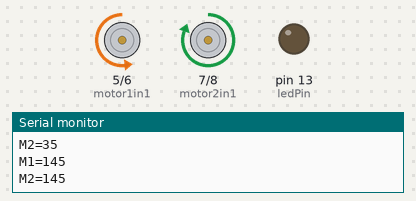
Simulated run of this sketch. Board: Arduino Uno, built with avr-gcc and run on an emulated ATmega328P. Parts: motor-driver pin pairs drawn as motors (green arrow = first pin HIGH = forward, orange = second pin HIGH = backward, longer = more drive), output pins drawn as LEDs (lit = HIGH), the last lines printed to the serial monitor.

Above: at 2.5 s.
At 7.5 s:
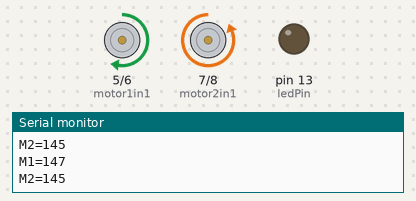
At 12.5 s:
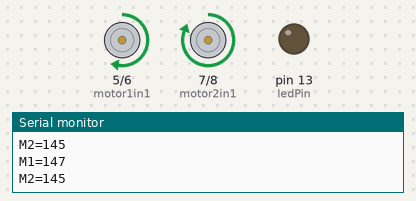
At 17.5 s:
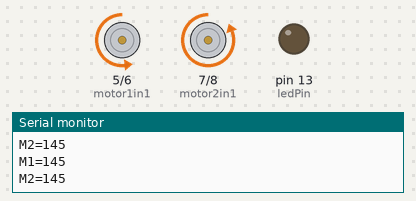
Timing chart, 0 to 26.0 s (numbered marks = the images above):
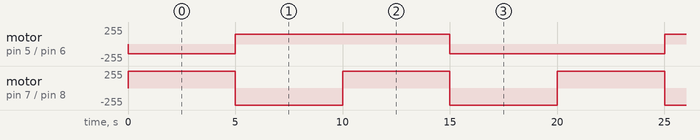

The sketch:

Part_2.ino
```cpp
// ── Pin Definitions ──────────────────────────────────────────────
const int ledPin    = LED_BUILTIN;

// motor pins
const int motor1in1 = 5;
const int motor1in2 = 6;
const int motor2in1 = 7;
const int motor2in2 = 8;

// encoder pins
const int enc1A = 2;
const int enc1B = 9;
const int enc2A = 3;
const int enc2B = 10;

// ── Set PWM here [-100, 100] ─────────────────────────────────────
int pwm1 = 0; //db is 15, -16, usable range is 240
int pwm2 = 0; //db is 19, -16
int db1f = 36;
int db1r = 40; //recheck db for reverse
int db2f = 35;
int db2r = 35;

// ── H-Bridge Control ──────────────────────────────────────────────
// sets motor 1 speed and direction based on pwm value
void setMotor1(int pwm) {
  pwm = constrain(pwm, -100, 100);
  if      (pwm >= 0) {
    pwm = ((float)((255 - db1f) * pwm/100)) + db1f; //calculates usable range according to db in forward direction
    analogWrite(motor1in2, (int)pwm);  // in2 = pwm
    analogWrite(motor1in1, 0);
    //digitalWrite(motor1in1, LOW);  // in1 = 0 for forward
    }

  else if (pwm < 0) {
    pwm = ((float)((255 - db1r) * (-pwm)/100)) + db1r; //calculates usable range according to db in forward direction
    //calculates usable range according to db in reverse direction
    //digitalWrite(motor1in2, LOW);  // in2 = 0
    analogWrite(motor1in2, 0);
    analogWrite(motor1in1, pwm); // in1 = pwm for reverse
    }

  else { digitalWrite(motor1in1, HIGH); digitalWrite(motor1in2, HIGH); } // else brake

  Serial.print("M1="); Serial.println((int)pwm);
}

// sets motor 2 speed and direction based on pwm value
void setMotor2(int pwm) {
  pwm = constrain(pwm, -100, 100);
  if      (pwm >= 0) {
    pwm = ((float)((255 - db2f) * pwm/100)) + db2f; //calculates usable range according to db in forward direction
    analogWrite(motor2in1, pwm);  // in1 = pwm
    analogWrite(motor2in2, 0);
    //digitalWrite(motor2in2, LOW); // in2 = 0 for forward
    }

  else if (pwm < 0) {
    pwm = ((float)((255 - db2r) * (-pwm)/100)) + db2r; //calculates usable range according to db in forward direction
    //calculates usable range according to db in reverse direction
    //digitalWrite(motor2in1, LOW); // in1 = 0
    analogWrite(motor2in1, 0);
    analogWrite(motor2in2, pwm);  // in2 = pwm for reverse
    }

  else { digitalWrite(motor2in1, HIGH); digitalWrite(motor2in2, HIGH); } //brake
  Serial.print("M2="); Serial.println(pwm);
}

// ── Setup ─────────────────────────────────────────────────────────
void setup() {
  Serial.begin(9600);
  while (!Serial);

  pinMode(motor1in1, OUTPUT); pinMode(motor1in2, OUTPUT); // configures a pin to input or output mode
  pinMode(motor2in1, OUTPUT); pinMode(motor2in2, OUTPUT);
  pinMode(ledPin,    OUTPUT);

  Serial.print("Running M1="); Serial.print(pwm1); // for debugging
  Serial.print(" M2=");        Serial.println(pwm2);

  setMotor1(pwm1);
  setMotor2(pwm2);
}

// ── Loop ──────────────────────────────────────────────────────────
void loop() {
  //forward
  pwm1 = 50; // set pwm1 to 50% forward
  pwm2 = 50; // set pwm2 to 50% forward
  setMotor1(pwm1);
  setMotor2(pwm2);
  delay(5000);

  //reverse
  pwm1 = -50; // set pwm1 to 50% reverse
  pwm2 = -50; // set pwm2 to 50% reverse
  setMotor1(pwm1);
  setMotor2(pwm2);
  delay(5000);

  //turn right
  pwm1 = -50; // set pwm1 to 50% reverse
  pwm2 = 50; // set pwm2 to 50% forward
  setMotor1(pwm1);
  setMotor2(pwm2);
  delay(5000);

  //turn left
  pwm1 = 50; // set pwm1 to 50% forward
  pwm2 = -50; // set pwm2 to 50% reverse
  setMotor1(pwm1);
  setMotor2(pwm2);
  delay(5000);

}
```

Measured:
- by itself, motor on pin 5 (motor1in1) / pin 6 (motor1in2): repeats every 20.0 s: forward 147/255 10.0 s, backward 145/255 10.0 s
- by itself, motor on pin 7 (motor2in1) / pin 8 (motor2in2): alternates forward 255/255 for 5.0 s and backward 255/255 for 5.0 s
